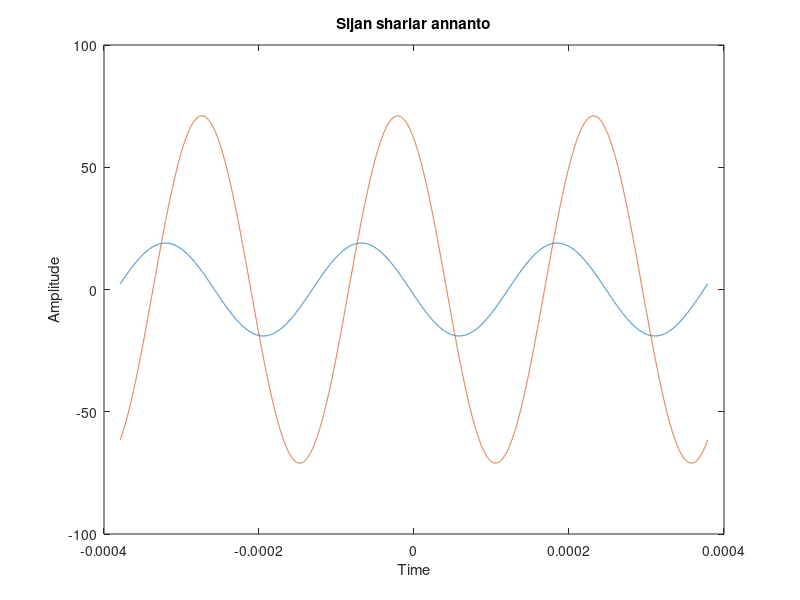
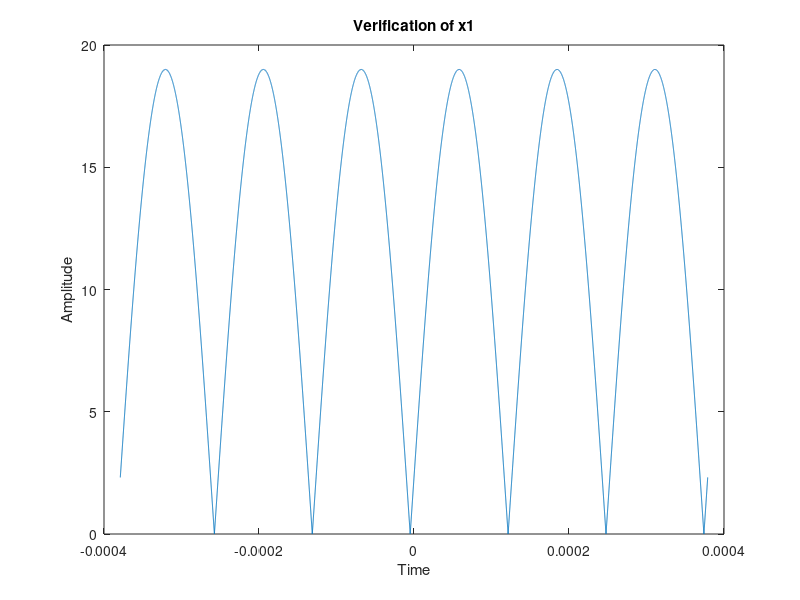
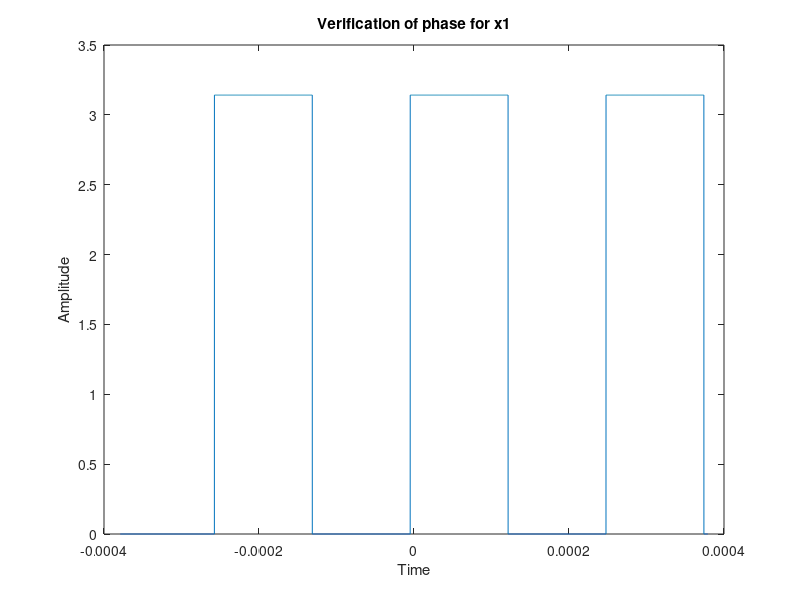
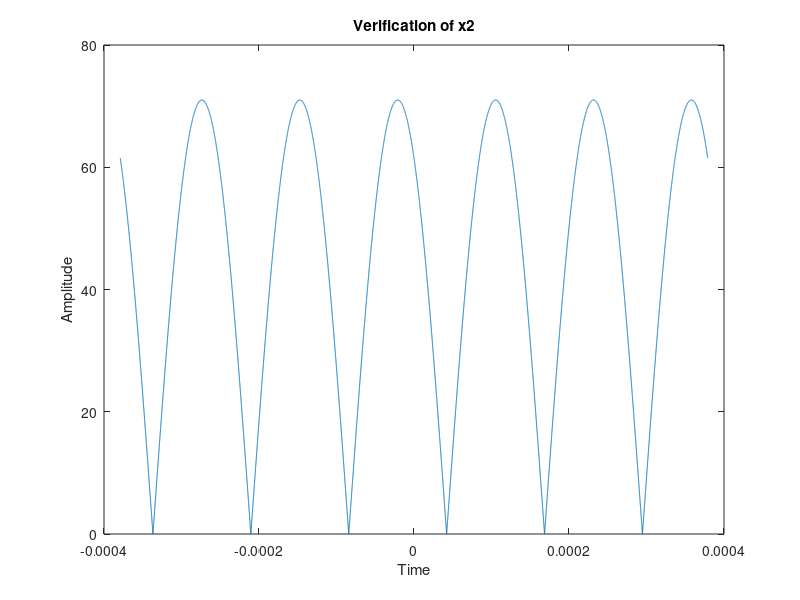

Write the MATLAB code that produced these figures, in order.

close all;
clear all;
clc;
A1= 19;
A2= 71;
fs=3958;
j1 = deg2rad(97);
j2=deg2rad(30);
t=-1.5/fs:1/20000000:1.5/fs;
x1=A1*cos(2*pi*(fs)*t+j1);
x2=A2*cos(2*pi*(fs)*t+j2);
plot(t,x1)
hold on
plot(t,x2)
hold off
title ('Sijan shariar annanto')
xlabel('Time')
ylabel('Amplitude')
 
figure;
plot(t,abs(x1));
title('Verification of x1')
xlabel('Time')
ylabel('Amplitude')
figure;
plot(t,angle(x1));
title('Verification of phase for x1')
xlabel('Time')
ylabel('Amplitude')
 
figure;
plot(t,abs(x2));
title('Verification of x2')
xlabel('Time')
 
ylabel('Amplitude')
figure;
plot(t,angle(x2));
title('Verification of phase for x2')
xlabel('Time')
ylabel('Amplitude') 
 
figure;
subplot(3,1,1);
plot(t,x1);
title('t and x1')
xlabel('Time')
ylabel('Amplitude')
subplot(3,1,2);
plot(t,x2);
title('t and x2');
xlabel('Time')
ylabel('Amplitude')
 
x3=x1+x2;
subplot(3,1,1);
plot(t,x1);
title('t and x1')
xlabel('Time')
ylabel('Amplitude')
subplot(3,1,2);
plot(t,x2);
title('t and x2');
xlabel('Time')
ylabel('Amplitude')
subplot(3,1,3);
plot(t,x3);
title('t and x3');
xlabel('Time')
ylabel('Amplitude')